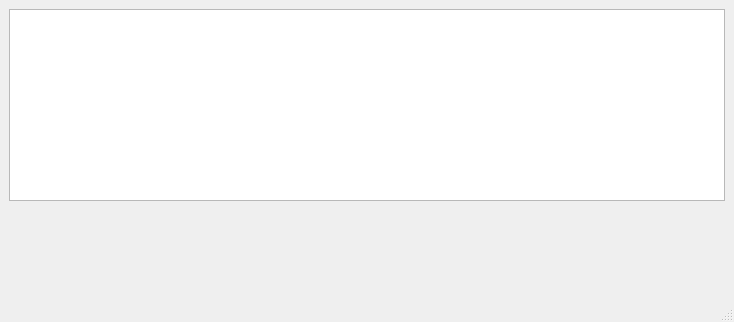
<?xml version="1.0" encoding="UTF-8"?>
<ui version="4.0">
 <class>MainWindow</class>
 <widget class="QMainWindow" name="MainWindow">
  <property name="windowModality">
   <enum>Qt::ApplicationModal</enum>
  </property>
  <property name="geometry">
   <rect>
    <x>0</x>
    <y>0</y>
    <width>734</width>
    <height>322</height>
   </rect>
  </property>
  <property name="maximumSize">
   <size>
    <width>1200</width>
    <height>800</height>
   </size>
  </property>
  <property name="baseSize">
   <size>
    <width>735</width>
    <height>734</height>
   </size>
  </property>
  <property name="windowTitle">
   <string>MainWindow</string>
  </property>
  <property name="windowOpacity">
   <double>1.000000000000000</double>
  </property>
  <property name="unifiedTitleAndToolBarOnMac">
   <bool>true</bool>
  </property>
  <widget class="QWidget" name="centralwidget">
   <property name="sizePolicy">
    <sizepolicy hsizetype="Maximum" vsizetype="Maximum">
     <horstretch>0</horstretch>
     <verstretch>0</verstretch>
    </sizepolicy>
   </property>
   <layout class="QVBoxLayout" name="verticalLayout_3">
    <property name="sizeConstraint">
     <enum>QLayout::SetDefaultConstraint</enum>
    </property>
    <property name="leftMargin">
     <number>9</number>
    </property>
    <item>
     <widget class="QListWidget" name="toolbarList">
      <property name="minimumSize">
       <size>
        <width>0</width>
        <height>123</height>
       </size>
      </property>
      <property name="sizeIncrement">
       <size>
        <width>0</width>
        <height>41</height>
       </size>
      </property>
      <property name="baseSize">
       <size>
        <width>0</width>
        <height>41</height>
       </size>
      </property>
     </widget>
    </item>
    <item>
     <spacer name="verticalSpacer">
      <property name="orientation">
       <enum>Qt::Vertical</enum>
      </property>
      <property name="sizeHint" stdset="0">
       <size>
        <width>20</width>
        <height>40</height>
       </size>
      </property>
     </spacer>
    </item>
    <item>
     <widget class="cvdice::ui::widgets::CVQTWidget" name="renderArea" native="true">
      <layout class="QVBoxLayout" name="verticalLayout_2"/>
     </widget>
    </item>
   </layout>
  </widget>
  <widget class="QMenuBar" name="menubar">
   <property name="geometry">
    <rect>
     <x>0</x>
     <y>0</y>
     <width>734</width>
     <height>22</height>
    </rect>
   </property>
  </widget>
  <widget class="QStatusBar" name="statusbar"/>
 </widget>
 <customwidgets>
  <customwidget>
   <class>cvdice::ui::widgets::CVQTWidget</class>
   <extends>QWidget</extends>
   <header location="global">widgets/CVQTWidget.h</header>
   <container>1</container>
  </customwidget>
 </customwidgets>
 <resources/>
 <connections/>
</ui>
